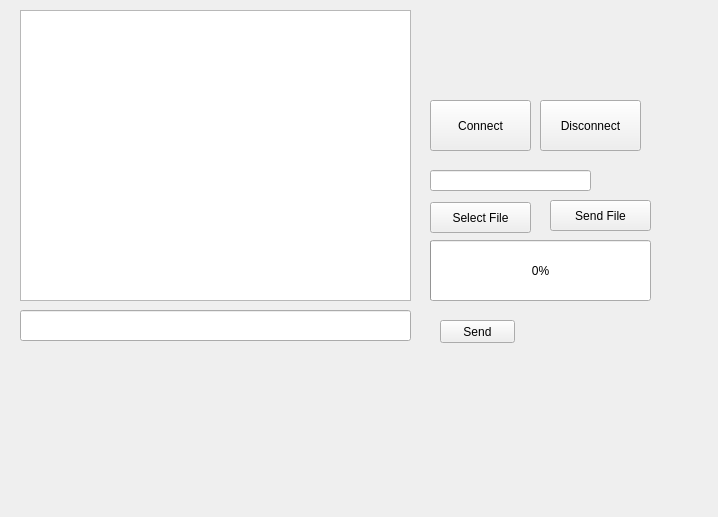
<?xml version="1.0" encoding="UTF-8"?>
<ui version="4.0">
 <class>ClientClass</class>
 <widget class="QWidget" name="ClientClass">
  <property name="geometry">
   <rect>
    <x>0</x>
    <y>0</y>
    <width>718</width>
    <height>517</height>
   </rect>
  </property>
  <property name="windowTitle">
   <string>QtSocketClient</string>
  </property>
  <widget class="QTextEdit" name="textEdit">
   <property name="geometry">
    <rect>
     <x>20</x>
     <y>10</y>
     <width>391</width>
     <height>291</height>
    </rect>
   </property>
  </widget>
  <widget class="QLineEdit" name="lineEdit">
   <property name="geometry">
    <rect>
     <x>20</x>
     <y>310</y>
     <width>391</width>
     <height>31</height>
    </rect>
   </property>
  </widget>
  <widget class="QLineEdit" name="lineEdit_filename">
   <property name="geometry">
    <rect>
     <x>430</x>
     <y>170</y>
     <width>161</width>
     <height>21</height>
    </rect>
   </property>
  </widget>
  <widget class="QProgressBar" name="progressBar">
   <property name="geometry">
    <rect>
     <x>430</x>
     <y>240</y>
     <width>221</width>
     <height>61</height>
    </rect>
   </property>
   <property name="value">
    <number>0</number>
   </property>
  </widget>
  <widget class="QPushButton" name="pushButton_connect">
   <property name="geometry">
    <rect>
     <x>430</x>
     <y>100</y>
     <width>101</width>
     <height>51</height>
    </rect>
   </property>
   <property name="text">
    <string>Connect</string>
   </property>
  </widget>
  <widget class="QPushButton" name="pushButton_disconnect">
   <property name="geometry">
    <rect>
     <x>540</x>
     <y>100</y>
     <width>101</width>
     <height>51</height>
    </rect>
   </property>
   <property name="text">
    <string>Disconnect</string>
   </property>
  </widget>
  <widget class="QPushButton" name="pushButton_send">
   <property name="geometry">
    <rect>
     <x>440</x>
     <y>320</y>
     <width>75</width>
     <height>23</height>
    </rect>
   </property>
   <property name="text">
    <string>Send</string>
   </property>
  </widget>
  <widget class="QPushButton" name="pushButton_openFile">
   <property name="geometry">
    <rect>
     <x>430</x>
     <y>202</y>
     <width>101</width>
     <height>31</height>
    </rect>
   </property>
   <property name="text">
    <string>Select File</string>
   </property>
  </widget>
  <widget class="QPushButton" name="pushButton_sendFile">
   <property name="geometry">
    <rect>
     <x>550</x>
     <y>200</y>
     <width>101</width>
     <height>31</height>
    </rect>
   </property>
   <property name="text">
    <string>Send File</string>
   </property>
  </widget>
 </widget>
 <layoutdefault spacing="6" margin="11"/>
 <resources/>
 <connections/>
</ui>
